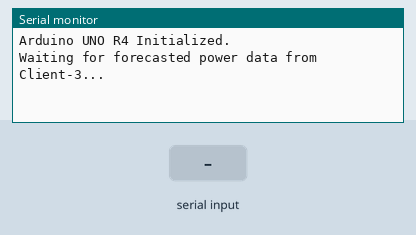
The sketch below on a simulated Arduino Uno, built with avr-gcc and run on an emulated ATmega328P. Shown: the last lines printed to the serial monitor. The test bench sets the inputs (shaded band).

Above: at 1.2 s.
1.3 s: "1\n" received over Serial
At 2.5 s:
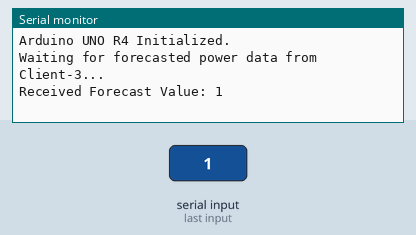
2.8 s: "0\n" received over Serial
At 3.7 s:
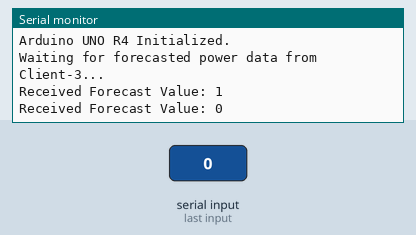
4.3 s: "2\n" received over Serial
At 4.8 s:
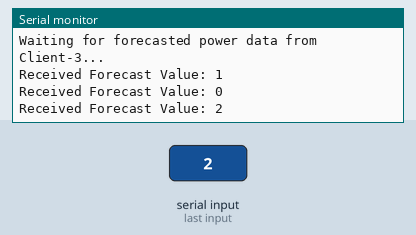

The sketch:

sketch_oct30a.ino
```cpp
// arduino_serial_reader.ino

void setup() {
  // Initialize serial communication at 9600 bits per second:
  Serial.begin(9600);
  while (!Serial) {
    ; // wait for serial port to connect. Needed for native USB
  }
  Serial.println("Arduino UNO R4 Initialized.");
  Serial.println("Waiting for forecasted power data from Client-3...");
}

void loop() {
  // Check if data is available to read
  if (Serial.available() > 0) {
    // Read the incoming string until the newline character
    String data = Serial.readStringUntil('\n');

    // Print the received data to the Serial Monitor
    Serial.print("Received Forecast Value: ");
    Serial.println(data);
  }
}
```

Measured:
- after the input at 1.3 s, the serial monitor: prints a new line at once (image 1)
- after the input at 2.8 s, the serial monitor: prints a new line at once (image 2)
- after the input at 4.3 s, the serial monitor: prints a new line at once (image 3)
